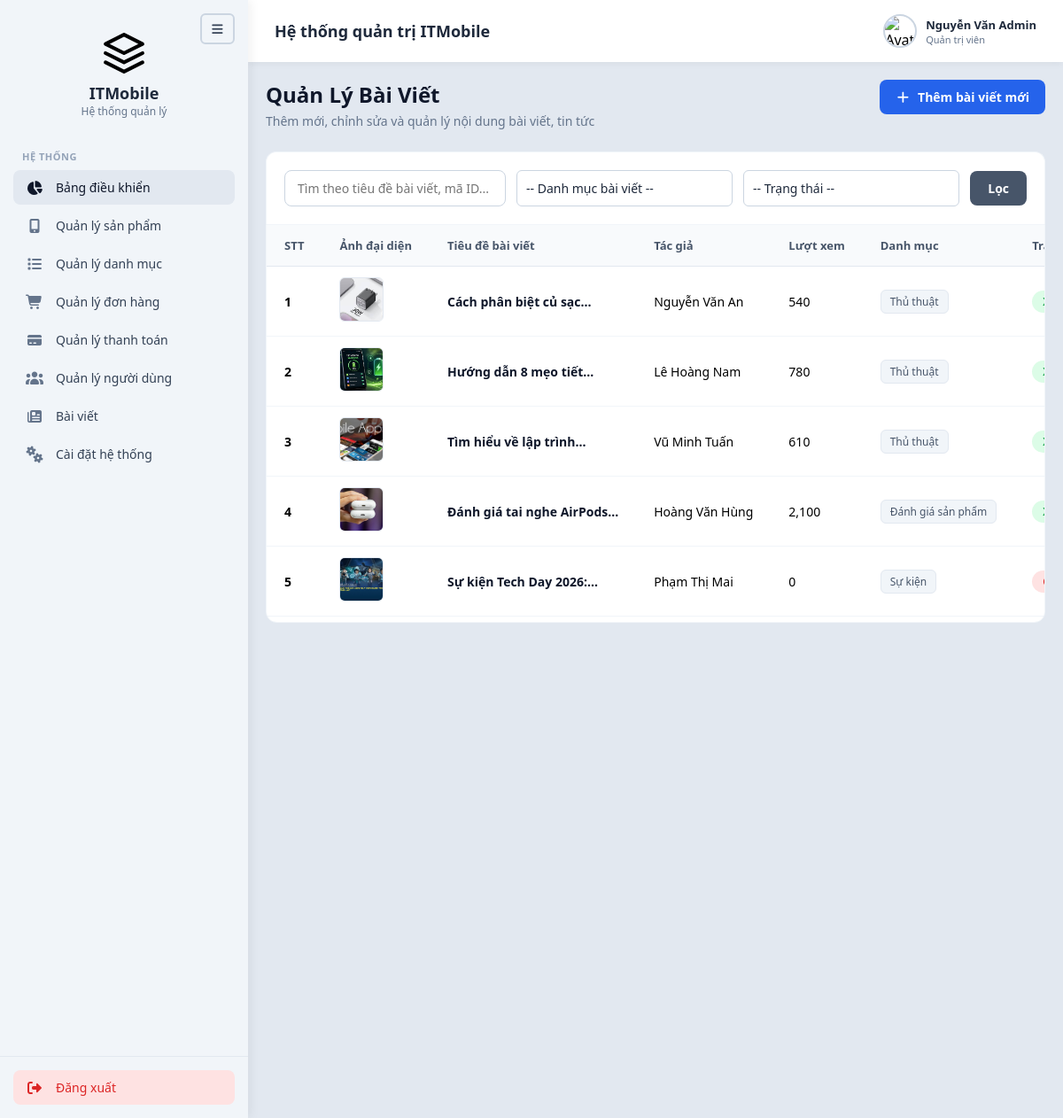
Screenshot of /Web_site/admin/baiviet.php (signed in) with the database file from the repository.
### tables this page shows
CREATE TABLE articles (
    id            INT AUTO_INCREMENT PRIMARY KEY,
    article_code  VARCHAR(20)  NOT NULL UNIQUE,           
    category_id   INT NOT NULL,
    title         VARCHAR(255) NOT NULL,
    summary       TEXT,                                   
    content       LONGTEXT,
    thumbnail     VARCHAR(255),                           
    author        VARCHAR(100),                           
    view_count    INT DEFAULT 0,                          
    status        ENUM('Xuất bản','Bản nháp','Chờ duyệt') NOT NULL DEFAULT 'Bản nháp',
    is_visible    TINYINT(1) DEFAULT 1,                   
    published_at  DATETIME,                               
    FOREIGN KEY (category_id) REFERENCES news_categories(id)
);

CREATE TABLE news_categories (
    id    INT AUTO_INCREMENT PRIMARY KEY,
    name  VARCHAR(100) NOT NULL UNIQUE,
    slug  VARCHAR(100) NOT NULL UNIQUE
);

### Web_site/admin/xyly/xuly.php (called while the page is built, shortened)
<?php
class xuly extends csdltmdt
{
    public function xuatdulieu($sql)
    {
        $arr = array();
        $link = $this->connect();
        if ($link) {
            $result = $link->query($sql);
            if ($result && $result->num_rows > 0) {
                while ($row = $result->fetch_assoc()) {
                    $arr[] = $row;
                }
            }
        }
        return $arr;
    }
}

### Web_site/admin/baiviet.php (the view, shortened to what this page needs)
<?php
include("xyly/xuly.php");
$p = new xuly();
function limitWords($string, $limit = 5)
{
    $words = explode(" ", $string);
    if (count($words) > $limit) {
        return implode(" ", array_slice($words, 0, $limit)) . "...";
    }
    return $string;
}
$search = isset($_GET['search']) ? trim($_GET['search']) : '';
$sql = "SELECT a.*, nc.name as category_name
        FROM articles a
        LEFT JOIN news_categories nc ON a.category_id = nc.id
        WHERE 1=1";
$sql .= " ORDER BY a.id DESC";
$articles = $p->xuatdulieu($sql);
include("includes/header.php");
include("includes/sidebar.php");
include("includes/navbar.php");
?>
<main class="main-content">
    <div class="content-card">
        <div class="page-header">
            <div class="page-title">
                <h1>Quản Lý Bài Viết</h1>
                <p>Thêm mới, chỉnh sửa và quản lý nội dung bài viết, tin tức</p>
            </div>
            <a href="<?php echo BASE_URL; ?>/thembaiviet.php" class="btn-primary" title="Thêm bài viết mới">
                <i class="fa-solid fa-plus"></i> <span>Thêm bài viết mới</span>
            </a>
        </div>
        <form method="GET" action="" class="filter-section" style="display: flex; gap: 12px; align-items: center; flex-wrap: wrap;">
            <div class="search-box" style="flex: 1; min-width: 250px;">
                <input type="text" name="search" placeholder="Tìm theo tiêu đề bài viết, mã ID..." value="<?php echo htmlspecialchars($search); ?>" style="width: 100%; padding: 10px 14px;" class="product-input">
            </div>
            <select name="category_id" class="filter-select product-input" style="width: 200px; padding: 10px;">
                <option value="">-- Danh mục bài viết --</option>
            </select>
            <select name="status" class="filter-select product-input" style="width: 180px; padding: 10px;">
                <option value="">-- Trạng thái --</option>
            </select>
            <button type="submit" class="btn-filter" style="padding: 10px 20px; cursor: pointer;">Lọc</button>
        </form>
        <div class="table-container">
            <table>
                <thead>
                    <tr>
                        <th>STT</th>
                        <th>Ảnh đại diện</th>
                        <th>Tiêu đề bài viết</th>
                        <th>Tác giả</th>
                        <th>Lượt xem</th>
                        <th>Danh mục</th>
                        <th>Trạng thái</th>
                    </tr>
                </thead>
                <tbody>
                    <?php
                    if (!empty($articles)) {
                        $stt = 1;
                        foreach ($articles as $art) {
                            $thumbSrc = '../uploads/baiviet/' . $art['thumbnail'];
                            $stt_class = 'status-yellow';
                            if ($art['status'] === 'Xuất bản') $stt_class = 'status-green';
                            elseif ($art['status'] === 'Chờ duyệt') $stt_class = 'status-red';
                            echo '<tr>
                                <td><strong>' . $stt++ . '</strong></td>
                                <td><img src="' . htmlspecialchars($thumbSrc) . '" alt="Thumbnail" class="product-img" style="width: 50px; height: 50px; object-fit: cover; border-radius: 6px;"></td>
                                <td><span style="font-weight: 600; color: #0f172a;" title="' . htmlspecialchars($art['title']) . '">' . limitWords(htmlspecialchars($art['title']), 5) . '</span></td>
                                <td>' . htmlspecialchars($art['author']) . '</td>
                                <td>' . number_format($art['view_count']) . '</td>
                                <td><span class="badge-category">' . htmlspecialchars($art['category_name']) . '</span></td>
                                <td><span class="badge-status ' . $stt_class . '">' . htmlspecialchars($art['status']) . '</span></td>
                                <td>
                                    <div class="action-buttons">
                                        <a href="' . BASE_URL . '/capnhatbaiviet.php?id=' . $art['id'] . '" class="btn-action btn-edit" title="Chỉnh sửa">
                                            <i class="fa-regular fa-pen-to-square"></i>
                                        </a>
                                        <button type="button" class="btn-action btn-delete nutxoa" title="Xóa" data-id="' . $art['id'] . '" data-name="' . htmlspecialchars($art['title']) . '">
                                            <i class="fa-regular fa-trash-can"></i>
                                        </button>
                                    </div>
                                </td>
                            </tr>';
                        }
                    } else {
                        echo '<tr><td colspan="9" style="text-align: center; padding: 20px; color: #64748b;">Chưa có bài viết nào trong hệ thống.</td></tr>';
                    }
                    ?>
                </tbody>
            </table>
        </div>
    </div>
</main>
<?php
include("includes/footer.php");
?>

### Web_site/admin/assets/CSS/style.css (style rules this page uses)
* { margin: 0; padding: 0; box-sizing: border-box; font-family: 'Segoe UI', Tahoma, Geneva, Verdana, sans-serif; height: auto; }
html, body { height: auto !important; min-height: 100%; overflow-y: auto !important; overflow-x: hidden; }
body { background-color: #e2e8f0; display: flex; height: 100%; overflow: hidden; }

### Web_site/admin/assets/CSS/stylemain.css (style rules this page uses)
.main-content { padding: 20px; font-family: inherit; box-sizing: border-box; height: calc(100vh - 70px); overflow-y: auto; overflow-x: hidden; }
.page-header { display: flex; justify-content: space-between; align-items: flex-start; margin-bottom: 25px; gap: 15px; }
.page-title h1 { font-size: 24px; font-weight: 700; color: #0f172a; margin-bottom: 4px; margin-top: 0; }
.page-title p { font-size: 14px; color: #64748b; margin: 0; }
.btn-primary { background-color: #2563eb; color: white; border: none; padding: 10px 18px; border-radius: 8px; font-size: 14px; font-weight: 600; cursor: pointer; display: flex; align-items: center; gap: 8px; white-space: nowrap; text-decoration: none; }
.filter-section { background: white; padding: 20px; border-radius: 12px 12px 0 0; display: flex; gap: 15px; align-items: center; border: 1px solid #f1f5f9; border-bottom: none; flex-wrap: wrap; }
.search-box { flex: 2; min-width: 220px; }
.search-box input { width: 100%; padding: 10px 14px; border: 1px solid #cbd5e1; border-radius: 8px; font-size: 14px; outline: none; box-sizing: border-box; }
.filter-select { flex: 1; min-width: 140px; padding: 10px 14px; border: 1px solid #cbd5e1; border-radius: 8px; font-size: 14px; background: white; color: #64748b; outline: none; }
.btn-filter { background-color: #475569; color: white; border: none; padding: 10px 24px; border-radius: 8px; font-size: 14px; font-weight: 600; cursor: pointer; }
.table-container { background: white; border-radius: 0 0 12px 12px; max-height: 450px; overflow-y: auto; overflow-x: auto; border: 1px solid #f1f5f9; position: relative; -webkit-overflow-scrolling: touch; }
.table-container table { width: 100%; border-collapse: collapse; text-align: left; min-width: 750px; }
.table-container th { padding: 14px 20px; font-size: 13px; font-weight: 600; color: #475569; background-color: #f8fafc; border-bottom: 1px solid #e2e8f0; position: sticky; top: 0; z-index: 10; white-space: nowrap; }
.table-container td { padding: 12px 20px; font-size: 14px; border-bottom: 1px solid #f1f5f9; vertical-align: middle; white-space: nowrap; }
.product-img { width: 42px; height: 42px; border-radius: 8px; object-fit: cover; border: 1px solid #e2e8f0; }
.badge-category { display: inline-block; padding: 4px 10px; background-color: #f1f5f9; border: 1px solid #e2e8f0; border-radius: 6px; font-size: 12px; color: #475569; }
.badge-status { display: inline-block; padding: 4px 12px; border-radius: 20px; font-size: 12px; font-weight: 600; }
.status-green { background-color: #dcfce7; color: #16a34a; }
.status-red { background-color: #fee2e2; color: #dc2626; }
.product-input, select.product-input, textarea.product-input { width: 100%; padding: 10px 14px; border: 1px solid #cbd5e1; border-radius: 6px; font-size: 14px; color: #1e293b; background-color: #ffffff !important; outline: none; transition: border-color 0.2s, box-shadow 0.2s; }
select.product-input { appearance: none; background-repeat: no-repeat; background-position: right 12px center; background-size: 16px; padding-right: 36px; cursor: pointer; }

### rows the page displays
articles: thumbnail (picture), title "Cách phân biệt củ sạc...", author "Nguyễn Văn An", view_count "540", category.name "Thủ thuật"
articles: thumbnail (picture), title "Hướng dẫn 8 mẹo tiết...", author "Lê Hoàng Nam", view_count "780", category.name "Thủ thuật"
articles: thumbnail (picture), title "Tìm hiểu về lập trình...", author "Vũ Minh Tuấn", view_count "610", category.name "Thủ thuật"
articles: thumbnail (picture), title "Đánh giá tai nghe AirPods...", author "Hoàng Văn Hùng", view_count "2,100", category.name "Đánh giá sản phẩm"
articles: thumbnail (picture), title "Sự kiện Tech Day 2026:...", author "Phạm Thị Mai", view_count "0", category.name "Sự kiện"
